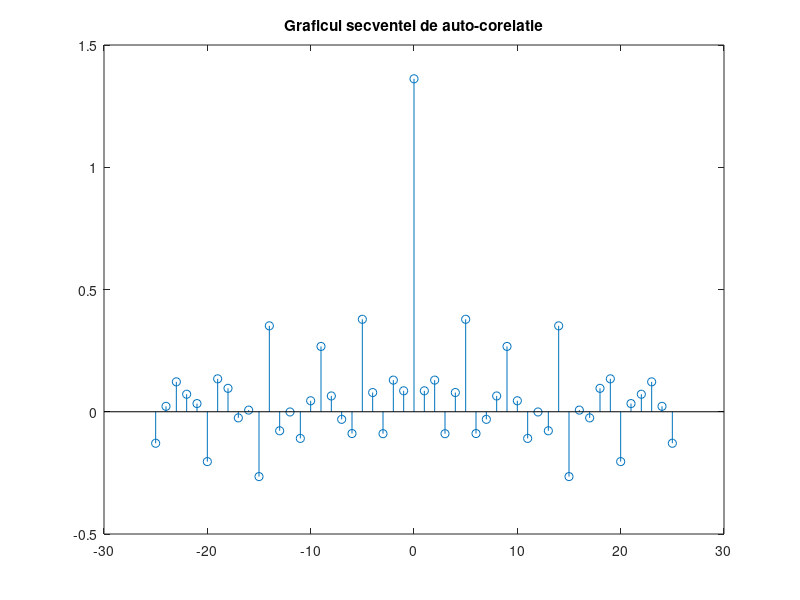

Write the MATLAB code that produced this figure.
% Lucrarea_4a______________________________________________________________
clear all
close all
clc

N    = 30;
L    = 25;                  % L < N

% Generam un semnal aleator cu distributie gaussiana de medie nula si
% dispersie unitara:
x    = randn(1,N);         

% Putem calcula media semnalului cu ajutorul functiei mean
media_semnalului = mean(x)

% Calculam primele valori ale auto-corelatiei deviate rx
rx   = xcorr(x, L, 'biased');

% Afisam valoarea lui rx[0]
rx_0 = rx(L+1)

% Calculam dispersia variabilei aleatoare care este radacina patrata din
% varianta variabilei aleatoare care ar trebui sa fie aprox. egala cu rx[0]
% conform relatiei L#1.23
dispersia = sqrt(var(x))

% Observam ca functia de auto-corelatie are maximul in origine
% valoarea sa in 0 reprezinta corelatia dintre valoarea semnalului la un
% moment de timp dat si ea insasi
figure()
stem(-L:1:L, rx)
title('Graficul secventei de auto-corelatie');

% Functia de auto-corelatie indica corelatia dintre puncte separate prin
% diferite intervale de timp. Adica, cat de corelate sunt punctele din
% trecut cu cele din viitor.

% Odata ce marim numarul de perioade de timp dintre puncte functia de auto-
% corelatie va scadea spre 0 deoarece punctele vor deveni mai separate
% unele de altele si astfel va fi mai greu de prevazut in viitor.

% Prin urmare, se va produce un semnal apropiat de zgomotul alb datorita
% imprevizibilitatii datelor viitoare.
% Totodata, zgomotul alb are urmatoarele proprietati:
% - media este nula
% - deviatia standard este constanta